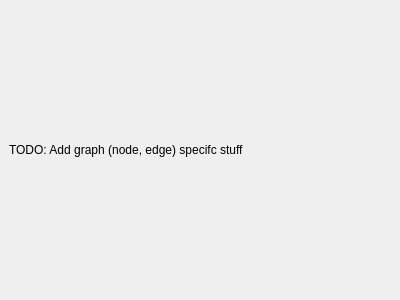
<?xml version="1.0" encoding="UTF-8"?>
<ui version="4.0">
 <class>InfoDockWidget</class>
 <widget class="QDockWidget" name="InfoDockWidget">
  <property name="geometry">
   <rect>
    <x>0</x>
    <y>0</y>
    <width>400</width>
    <height>300</height>
   </rect>
  </property>
  <property name="floating">
   <bool>false</bool>
  </property>
  <property name="windowTitle">
   <string>Graph Info</string>
  </property>
  <widget class="QWidget" name="dockWidgetContents">
   <layout class="QGridLayout" name="gridLayout">
    <item row="0" column="0">
     <widget class="QLabel" name="label">
      <property name="text">
       <string>TODO: Add graph (node, edge) specifc stuff</string>
      </property>
     </widget>
    </item>
   </layout>
  </widget>
 </widget>
 <resources/>
 <connections/>
</ui>
